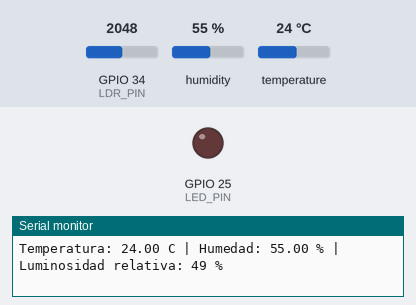
This sketch was run on a simulated ESP32. Shown: output pins drawn as LEDs (lit = HIGH), the last lines printed to the serial monitor. The inputs (shaded band) are chosen by the test bench; at power-on: temperature 24 °C, GPIO 34 (LDR_PIN) = 2048, humidity 55 % (analog values on the 0–4095 scale). WiFi joins after 1.5 s; servers stay silent unless stated; not simulated (calls return 0 or success): secrets.h.

Above: at 4.8 s.
4.9 s: temperature set to 29.5 °C
7.8 s: temperature set to 30.4 °C
At 10.6 s:
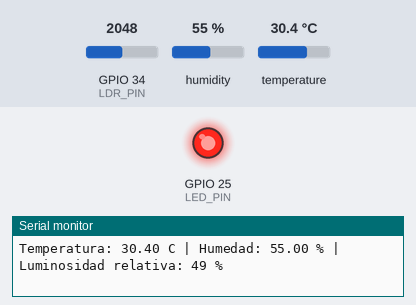
11.5 s: temperature set to 12 °C
At 14.8 s:
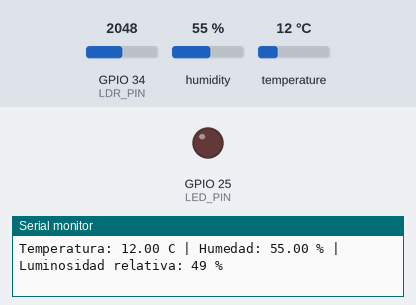
15.5 s: temperature set to 33 °C
At 19.1 s:
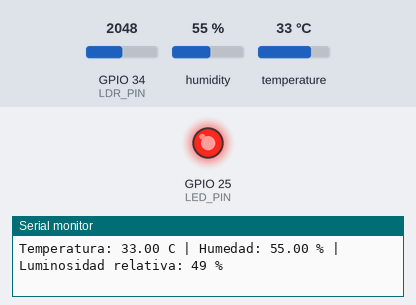
Timing chart, 0 to 20.5 s (numbered marks = the images above; inputs shaded):
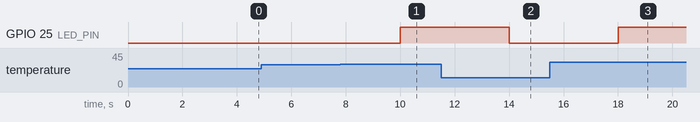

The sketch:

sketch.ino
```cpp
#include <WiFi.h>
#include <HTTPClient.h>
#include <DHT.h>
#include "secrets.h"  // Este archivo se crea en Wokwi y NO se sube a GitHub.

const char* WIFI_SSID = "Wokwi-GUEST";
const char* WIFI_PASSWORD = "";
const char* THINGSPEAK_SERVER = "http://api.thingspeak.com/update";

// Pines del circuito (deben coincidir con diagram.json).
#define DHT_PIN 15
#define DHT_TYPE DHT22
#define LDR_PIN 34
#define LED_PIN 25

// Umbrales para la automatizacion.
const float TEMPERATURA_LIMITE = 30.0;
const int LUMINOSIDAD_LIMITE = 30;

DHT dht(DHT_PIN, DHT_TYPE);

// Tareas temporizadas con millis().
const unsigned long INTERVALO_LECTURA = 2000;
const unsigned long INTERVALO_ENVIO = 30000;
const unsigned long INTERVALO_WIFI = 10000;

unsigned long ultimoMuestreo = 0;
unsigned long ultimoEnvio = 0;
unsigned long ultimoIntentoWiFi = 0;

float temperatura = NAN;
float humedad = NAN;
int luminosidad = 0;

void conectarWiFi() {
  if (WiFi.status() == WL_CONNECTED) return;

  Serial.println("Intentando conectar con Wokwi-GUEST...");
  WiFi.begin(WIFI_SSID, WIFI_PASSWORD);
}

void leerSensores() {
  // El DHT22 entrega temperatura en grados Celsius y humedad en porcentaje.
  float nuevaTemperatura = dht.readTemperature();
  float nuevaHumedad = dht.readHumidity();

  if (!isnan(nuevaTemperatura)) temperatura = nuevaTemperatura;
  if (!isnan(nuevaHumedad)) humedad = nuevaHumedad;

  // En el modulo LDR de Wokwi, el valor ADC aumenta cuando hay menos luz.
  // Se invierte la escala para que 0% represente oscuridad y 100% mucha luz.
  int lecturaLDR = analogRead(LDR_PIN);
  luminosidad = constrain(map(lecturaLDR, 4095, 0, 0, 100), 0, 100);

  Serial.print("Temperatura: ");
  Serial.print(temperatura);
  Serial.print(" C | Humedad: ");
  Serial.print(humedad);
  Serial.print(" % | Luminosidad relativa: ");
  Serial.print(luminosidad);
  Serial.println(" %");
}

void controlarLED() {
  // El LED se enciende si hace demasiado calor O si hay poca luminosidad.
  bool temperaturaAlta = !isnan(temperatura) &&
                         temperatura > TEMPERATURA_LIMITE;
  bool pocaLuz = luminosidad < LUMINOSIDAD_LIMITE;

  digitalWrite(LED_PIN, (temperaturaAlta || pocaLuz) ? HIGH : LOW);
}

void enviarThingSpeak() {
  if (WiFi.status() != WL_CONNECTED) {
    Serial.println("No se enviaron datos: WiFi desconectado.");
    return;
  }

  if (isnan(temperatura) || isnan(humedad)) {
    Serial.println("No se enviaron datos: lectura DHT22 invalida.");
    return;
  }

  HTTPClient http;
  String url = String(THINGSPEAK_SERVER) +
               "?api_key=" + THINGSPEAK_API_KEY +
               "&field1=" + String(temperatura, 1) +
               "&field2=" + String(humedad, 1) +
               "&field3=" + String(luminosidad);

  http.begin(url);
  int codigoHTTP = http.GET();

  if (codigoHTTP == HTTP_CODE_OK) {
    String respuesta = http.getString();
    Serial.print("Respuesta de ThingSpeak: ");
    Serial.println(respuesta);

    // ThingSpeak devuelve un ID numerico si guardo la medicion.
    if (respuesta.toInt() > 0) {
      Serial.println("Datos guardados correctamente.");
    } else {
      Serial.println("ThingSpeak no guardo los datos. Revisar API Key y canal.");
    }
  } else {
    Serial.print("Error HTTP al enviar: ");
    Serial.println(codigoHTTP);
  }

  http.end();
}

void setup() {
  Serial.begin(115200);

  pinMode(LED_PIN, OUTPUT);
  digitalWrite(LED_PIN, LOW);

  analogReadResolution(12);  // ADC del ESP32: valores de 0 a 4095.
  dht.begin();

  WiFi.mode(WIFI_STA);
  conectarWiFi();

  Serial.println("Sistema IoT de monitoreo ambiental iniciado.");
}

void loop() {
  unsigned long ahora = millis();

  // Reintenta conectarse a WiFi sin bloquear el ciclo principal.
  if (WiFi.status() != WL_CONNECTED &&
      ahora - ultimoIntentoWiFi >= INTERVALO_WIFI) {
    ultimoIntentoWiFi = ahora;
    conectarWiFi();
  }

  // Lectura de sensores cada 2 segundos.
  if (ahora - ultimoMuestreo >= INTERVALO_LECTURA) {
    ultimoMuestreo = ahora;
    leerSensores();
    controlarLED();
  }

  // Envio de las tres variables a ThingSpeak cada 30 segundos.
  if (ahora - ultimoEnvio >= INTERVALO_ENVIO) {
    ultimoEnvio = ahora;
    enviarThingSpeak();
  }
}
```

Measured:
- the behaviour switches between 30 and 30.1 °C on temperature (found by bisection; images 0 and 1)
- after the input at 7.8 s, GPIO 25 (LED_PIN): LOW → HIGH after 2.2 s
- after the input at 11.5 s, GPIO 25 (LED_PIN): HIGH → LOW after 2.5 s
- after the input at 15.5 s, GPIO 25 (LED_PIN): LOW → HIGH after 2.5 s
